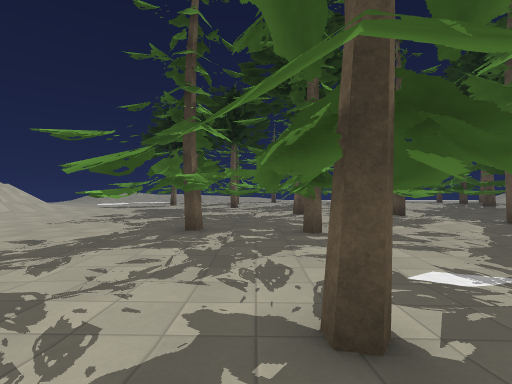
view 1 (above)

24 first-person views from a walk through a Godot game level. The camera is 1.2 m above the floor, looks level and sees 85° across. The floor is counted in squares, 2 m on a side. Each view is taken from the middle of a square. On the plan, view 1 faces up. The plan holds only what a view shows up to about 9 squares ahead; the rest is blank. The place goes on beyond the plan. Some surface patterns are stand-ins.

view 2
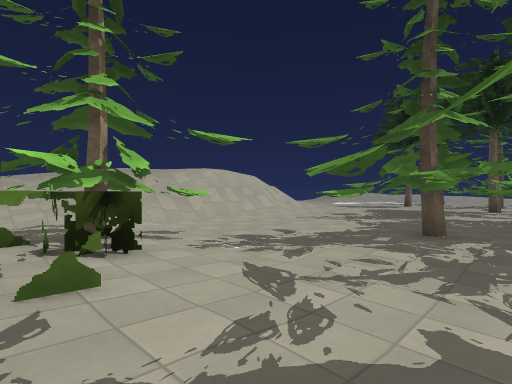

view 3
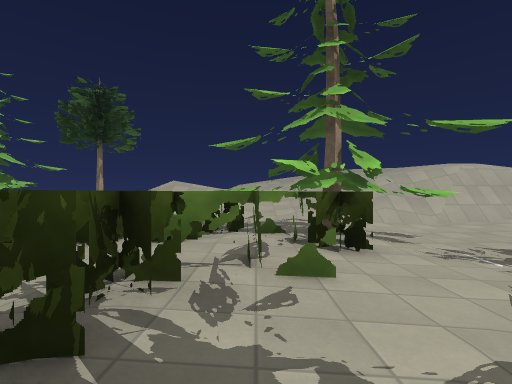

view 4
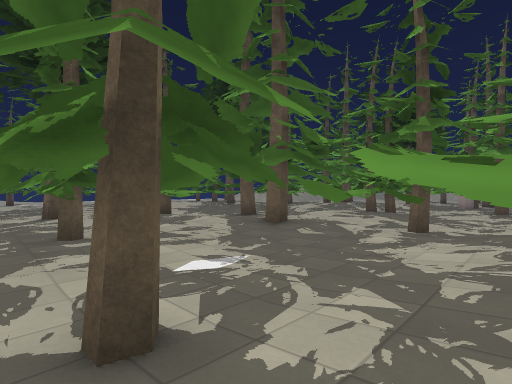

view 5
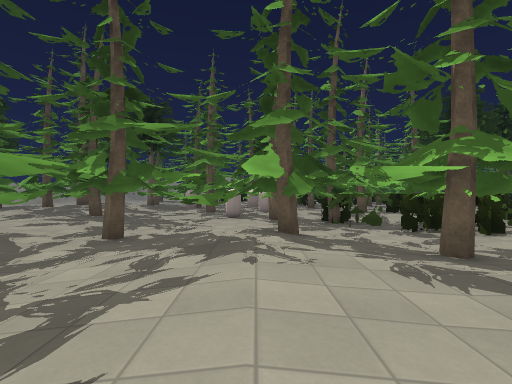

view 6
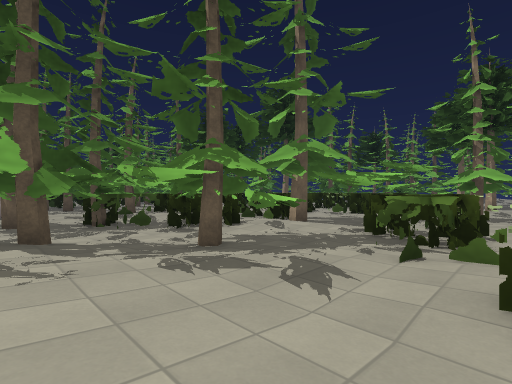

view 7
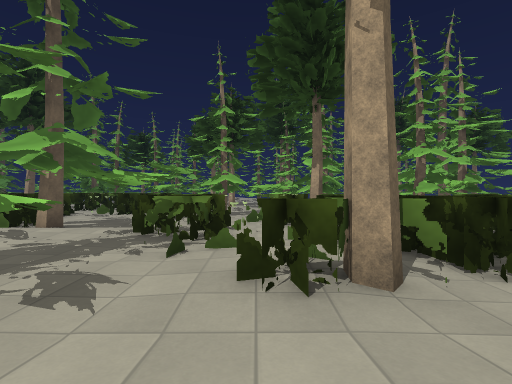

view 8
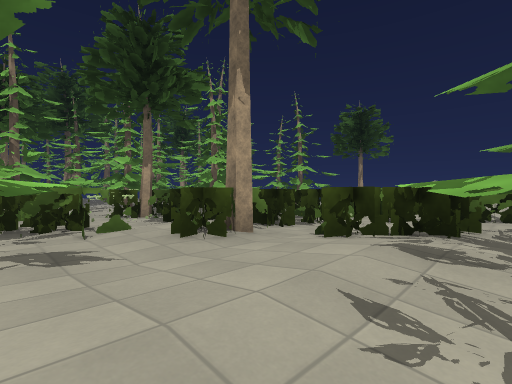

view 9
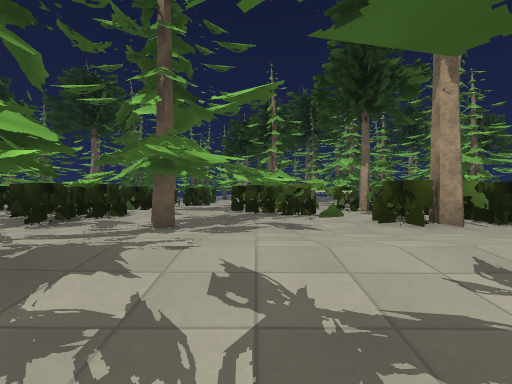

view 10
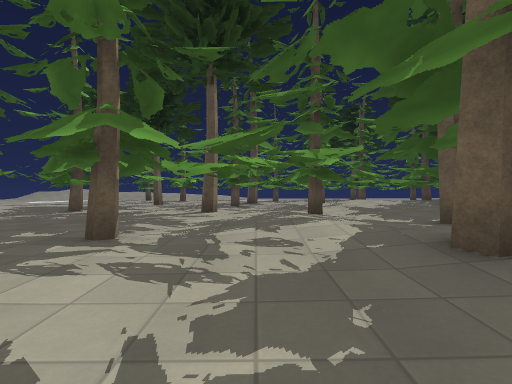

view 11
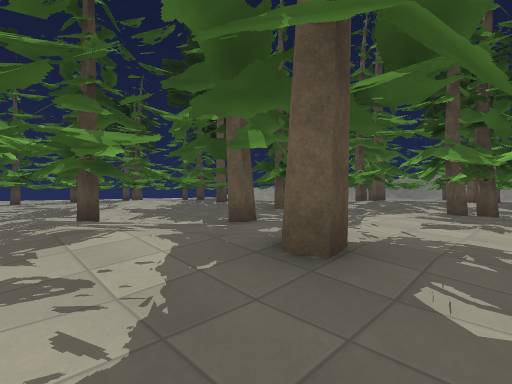

view 12
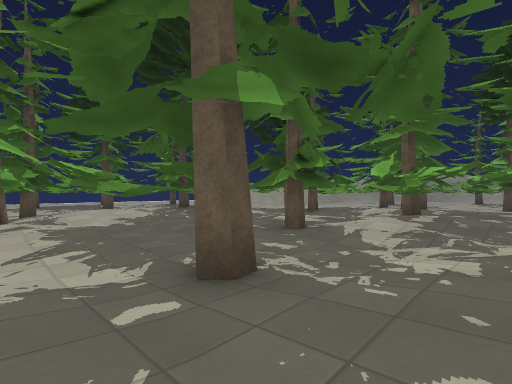

view 13
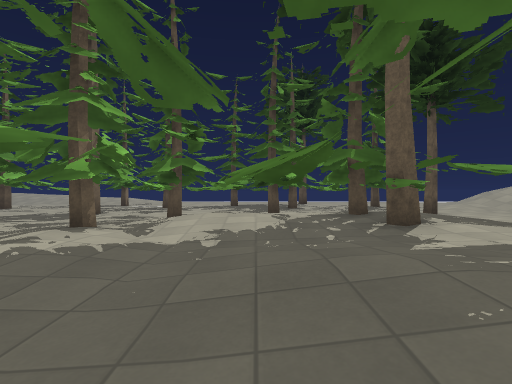

view 14
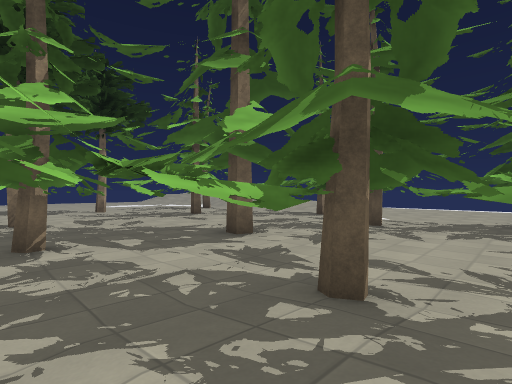

view 15
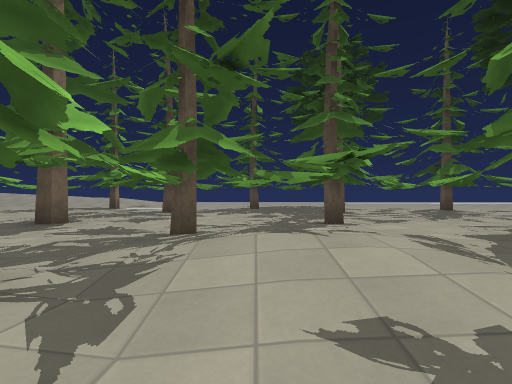

view 16
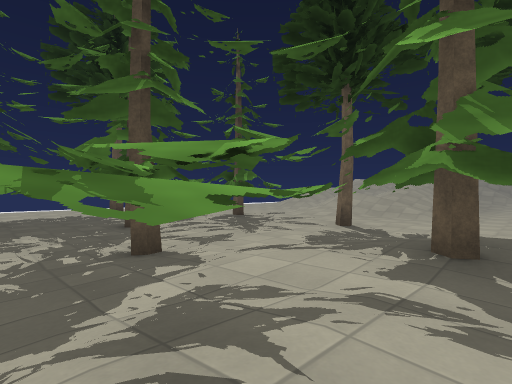

view 17
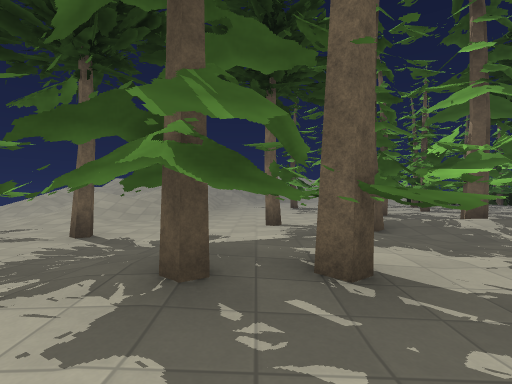

view 18
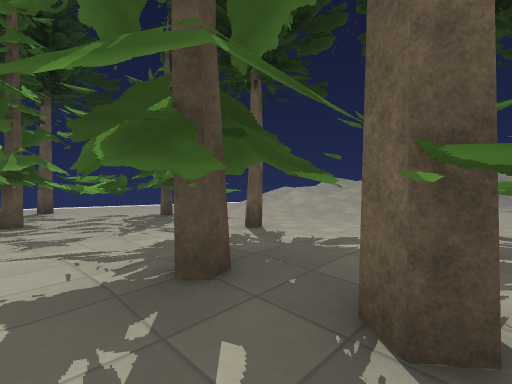

view 19
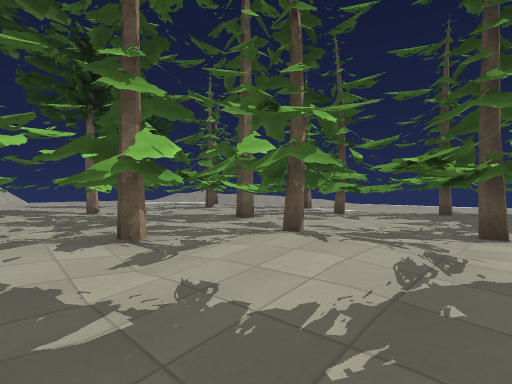

view 20
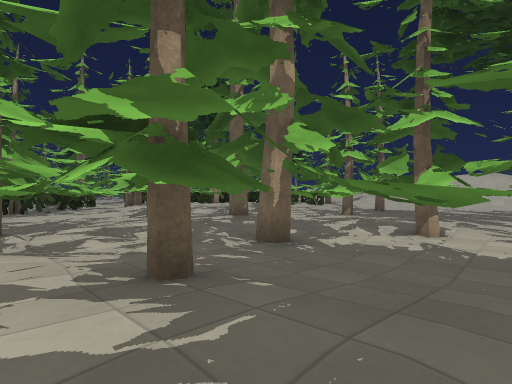

view 21
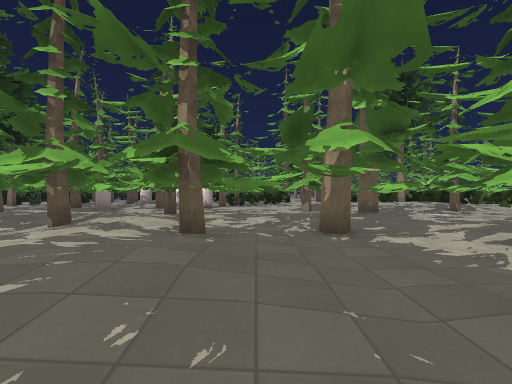

view 22
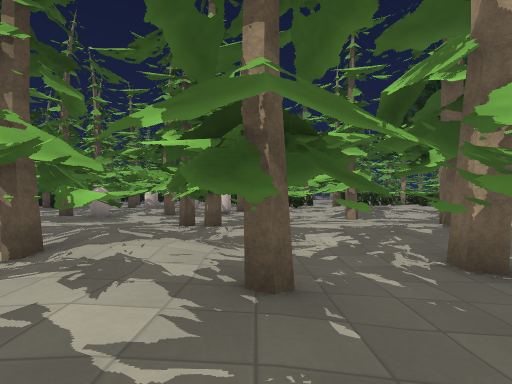

view 23
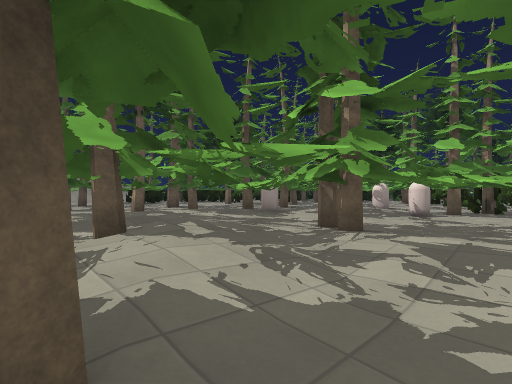

view 24
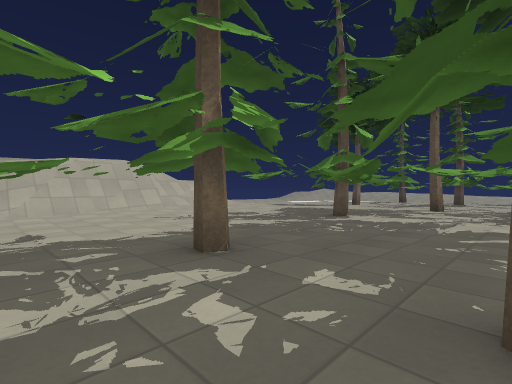

### Floor plan
Key: @ floor where view 1 was taken; # wall or solid block; x gap in a wall; . main floor; : floor 0.25 m higher than the main floor; + floor 0.5 m higher than the main floor; * floor 0.75 m higher than the main floor; / step, stairs or slope; = window, fence, low wall or low ledge; ^ raised ledge; T thing the floor can be seen under or through; O other object.
Columns run from 10 left of view 1 to 13 right of it. Each row starts with its distance up from view 1.
 24                .. ..
 23               ... ....
 22               .. #^....
 21               .  . ...^
 20           ....#  . ##
 19           ^.. .^#..##
 18           ........ #....
 17           ...#....##^:..
 16        ........^.##:x..#
 15       ......... x  ^^/..
 14       .....##..x^^^##//.
 13        .:#..#^.x^/+##  :
 12        .::. .. #///+^+ ^
 11      :^ :..... ^ .///: #
 10     :: ##^..#.x:x::+++ #
  9   =/:....^...^TT .^# +:/
  8  /==:........ T ^.:##T:
  7  /=/:... ^#..  :TT.^^TT
  6  /##:...####.  :::::T  ^
  5  //=....^  #^./+++// TT/
  4   //....^  ..#.#++:#TT^:
  3   ///^...x.#....: =#  :
  2 ///   ... ##..#^#    ^^O
  1 //// ## ::##...###    #
  0   //:^###+@^ /##
 -1  ///.####=**+++#
 -2  // .#  ##/+++ T
 -3  //  #  ####:^TT
 -4      #   ##+: TT##
 -5           #/#T :##
 -6           ####:++#
 -7           #####/:#
 -8            #....##
 -9            ### ..#

Positions as (right, up) in squares from view 1, and headings:
1: (0, 0), facing up
2: (0, 0), facing up-left
3: (0, 0), facing left
4: (0, 0), facing up-right
5: (1, -1), facing right
6: (1, -1), facing down-right
7: (1, -1), facing down
8: (3, 0), facing down-left
9: (3, 1), facing down
10: (3, 2), facing up
11: (3, 3), facing up-right
12: (5, 5), facing up-right
13: (8, 8), facing up
14: (7, 13), facing up-left
15: (7, 11), facing up
16: (7, 13), facing up-right
17: (8, 13), facing right
18: (9, 12), facing up-right
19: (9, 11), facing up-left
20: (10, 10), facing down-left
21: (8, 12), facing down
22: (9, 10), facing down
23: (8, 8), facing down-right
24: (1, 4), facing up-left
